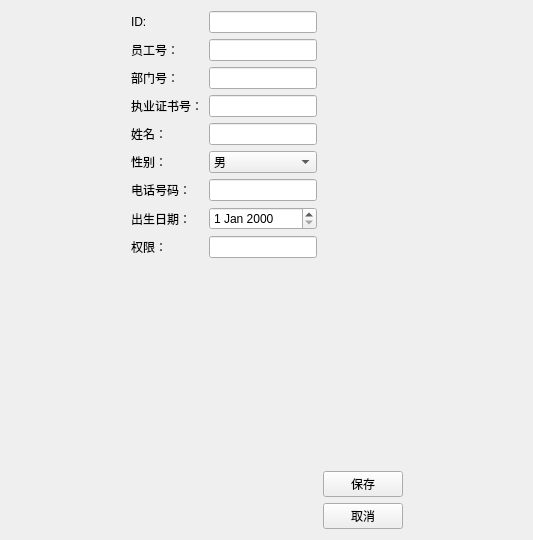
<?xml version="1.0" encoding="UTF-8"?>
<ui version="4.0">
 <class>doctoreditview</class>
 <widget class="QWidget" name="doctoreditview">
  <property name="geometry">
   <rect>
    <x>0</x>
    <y>0</y>
    <width>533</width>
    <height>540</height>
   </rect>
  </property>
  <property name="windowTitle">
   <string>Form</string>
  </property>
  <layout class="QHBoxLayout" name="horizontalLayout">
   <item>
    <spacer name="horizontalSpacer">
     <property name="orientation">
      <enum>Qt::Orientation::Horizontal</enum>
     </property>
     <property name="sizeHint" stdset="0">
      <size>
       <width>111</width>
       <height>20</height>
      </size>
     </property>
    </spacer>
   </item>
   <item>
    <layout class="QFormLayout" name="formLayout">
     <item row="0" column="0">
      <widget class="QLabel" name="label">
       <property name="text">
        <string>ID:</string>
       </property>
      </widget>
     </item>
     <item row="0" column="1">
      <widget class="QLineEdit" name="dbEditID"/>
     </item>
     <item row="1" column="0">
      <widget class="QLabel" name="label_2">
       <property name="text">
        <string>员工号：</string>
       </property>
      </widget>
     </item>
     <item row="1" column="1">
      <widget class="QLineEdit" name="dbEditemployeeno"/>
     </item>
     <item row="2" column="0">
      <widget class="QLabel" name="label_10">
       <property name="text">
        <string>部门号：</string>
       </property>
      </widget>
     </item>
     <item row="2" column="1">
      <widget class="QLineEdit" name="dbEditDepartmentno"/>
     </item>
     <item row="3" column="0">
      <widget class="QLabel" name="label_11">
       <property name="text">
        <string>执业证书号：</string>
       </property>
      </widget>
     </item>
     <item row="3" column="1">
      <widget class="QLineEdit" name="dbEditcertificate"/>
     </item>
     <item row="4" column="0">
      <widget class="QLabel" name="label_4">
       <property name="text">
        <string>姓名：</string>
       </property>
      </widget>
     </item>
     <item row="4" column="1">
      <widget class="QLineEdit" name="dbEditName"/>
     </item>
     <item row="5" column="0">
      <widget class="QLabel" name="label_3">
       <property name="text">
        <string>性别：</string>
       </property>
      </widget>
     </item>
     <item row="5" column="1">
      <widget class="QComboBox" name="dbComboSex">
       <item>
        <property name="text">
         <string>男</string>
        </property>
       </item>
       <item>
        <property name="text">
         <string>女</string>
        </property>
       </item>
      </widget>
     </item>
     <item row="7" column="0">
      <widget class="QLabel" name="label_5">
       <property name="text">
        <string>出生日期：</string>
       </property>
      </widget>
     </item>
     <item row="7" column="1">
      <widget class="QDateEdit" name="dbdateEditDOB"/>
     </item>
     <item row="6" column="0">
      <widget class="QLabel" name="label_6">
       <property name="text">
        <string>电话号码：</string>
       </property>
      </widget>
     </item>
     <item row="6" column="1">
      <widget class="QLineEdit" name="dbPhonenumber"/>
     </item>
     <item row="8" column="0">
      <widget class="QLabel" name="label_7">
       <property name="text">
        <string>权限：</string>
       </property>
      </widget>
     </item>
     <item row="8" column="1">
      <widget class="QLineEdit" name="dblevel"/>
     </item>
    </layout>
   </item>
   <item>
    <layout class="QVBoxLayout" name="verticalLayout">
     <item>
      <spacer name="verticalSpacer">
       <property name="orientation">
        <enum>Qt::Orientation::Vertical</enum>
       </property>
       <property name="sizeHint" stdset="0">
        <size>
         <width>20</width>
         <height>40</height>
        </size>
       </property>
      </spacer>
     </item>
     <item>
      <widget class="QPushButton" name="btnsave_4">
       <property name="text">
        <string>保存</string>
       </property>
      </widget>
     </item>
     <item>
      <widget class="QPushButton" name="btncancel_4">
       <property name="text">
        <string>取消</string>
       </property>
      </widget>
     </item>
    </layout>
   </item>
   <item>
    <spacer name="horizontalSpacer_2">
     <property name="orientation">
      <enum>Qt::Orientation::Horizontal</enum>
     </property>
     <property name="sizeHint" stdset="0">
      <size>
       <width>110</width>
       <height>20</height>
      </size>
     </property>
    </spacer>
   </item>
  </layout>
 </widget>
 <resources/>
 <connections/>
</ui>
